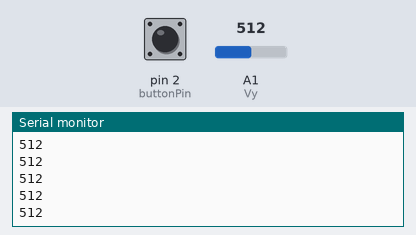
The sketch below on a simulated Arduino Leonardo, built with avr-gcc and run on an emulated ATmega32U4. On the bench: the last lines printed to the serial monitor. The test bench sets the inputs (shaded band); at power-on: A1 (Vy) = 512, pin 2 (buttonPin) HIGH. USB keyboard and mouse output is not drawn.

Above: at 1.2 s.
1.3 s: A1 (Vy) set to 710
At 1.72 s:
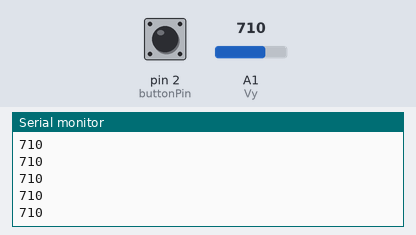
2.8 s: A1 (Vy) set to 716
At 3.08 s:
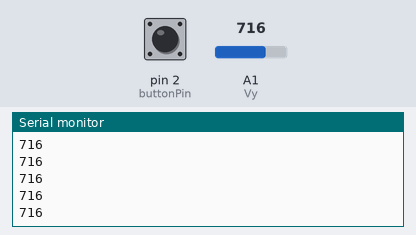
Timing chart, 0 to 5.6 s (numbered marks = the images above; inputs shaded):
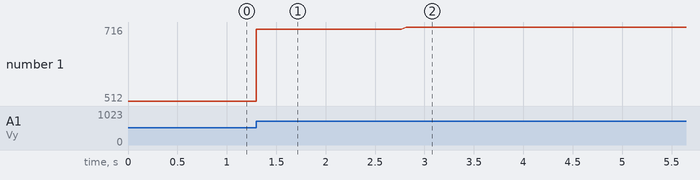

Measured:
- after the input at 1.3 s, the serial monitor: prints a new line at once (image 1)
- after the input at 2.8 s, the serial monitor: prints a new line at once (image 2)
- plotted number 1: 512 → 710 after the input at 1.3 s, 710 → 716 after the input at 2.8 s

The sketch:

Joystick_kod.ino
```cpp
/* File name: teknikprojekt_2.ino
 * Author: Oliver Jerrebäck
 * Date:2024-02-08
 * Description: En joystick som skriver ut bokstäver beroende på hur mycket man höjt den i Y-led.
 */


#include "Keyboard.h"

//deklarerar pinsen
const int buttonPin = 2;
const int Vy = A1;
//skapar variabeln previousbuttonstate
int previousButtonState = HIGH;


//deklarerar buttonpins som input_pullup men vy vilket är y axeln på joysticken som en input. Sen även "serial" för seriel monitorn och "keyboard" för att skriva ut bokstäver
void setup() {
  pinMode(buttonPin, INPUT_PULLUP);
  pinMode(Vy, INPUT);
  Keyboard.begin();
  Serial.begin(9600);
}

//här loopar vi bara vad vi ska göra
void loop() {
  //kollar state på knappen
  int buttonState = digitalRead(buttonPin);
  Serial.println(String(analogRead(Vy)));

 //ifall knappen har över 700 i serielmonitorn ska den skriva ut bokstaven som är på "100"(a) och sedan släppa så den inte oändligt skriver ut bokstaven
  if (analogRead(Vy) > 700) {
    Keyboard.press(100);
    delay(50);
    Keyboard.release(100);
  }
   //här gör vi samma sak fast under 200 så skriver man ut en annan bokstav (d)
  else if (analogRead(Vy) < 200) {
    Keyboard.press(97);
    delay(50);
    Keyboard.release(97);
  }

//När knappen går från inte ner tryckt till ner tryckt så skrivs "y" ut
  if (buttonState == LOW && previousButtonState == HIGH) {
    // and it's currently pressed:
    Keyboard.press(101);
    delay(50);
  }


//När knappen går från ner tryckt till inte ner tryckt så skrivs "y" ut
  if (buttonState == HIGH && previousButtonState == LOW) {
    // and it's currently released:
    Keyboard.release(101);
    delay(50);
  }

  previousButtonState = buttonState;

}
```
